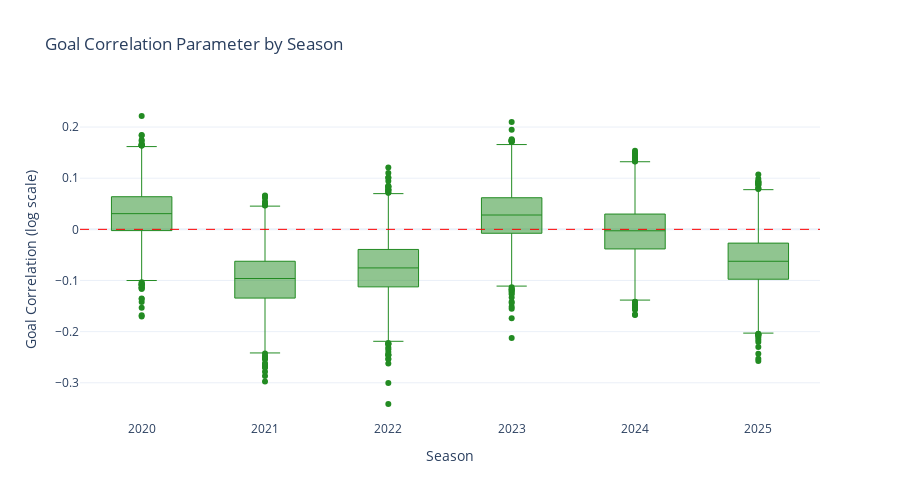

This figure's notebook cell:
### Code cell
fig_kappa = go.Figure()

for year in seasons:
    year_data = df_all[df_all["year"] == year]["correlation_strength"]
    fig_kappa.add_trace(
        go.Box(
            y=year_data,
            name=str(year),
            boxmean=False,
            marker_color="forestgreen",
            line_width=1,
        )
    )

fig_kappa.update_layout(
    title="Goal Correlation Parameter by Season",
    yaxis_title="Goal Correlation (log scale)",
    xaxis_title="Season",
    template="plotly_white",
    height=500,
    width=900,
    showlegend=False,
)
fig_kappa.add_hline(y=0, line_dash="dash", line_color="red", line_width=1)
fig_kappa.show()

fig_kappa.write_image("../figures/correlation_strength_comparison.png", scale=2)

### Figure 1 — Plotly figure (JSON) as saved in the notebook; plotly's stock layout.template omitted (floating-point values rounded to 4 significant figures; data arrays with more than 128 entries replaced by an {"elided": "..."} marker saying what was removed)
{"data": [{"boxmean": false, "line": {"width": 1}, "marker": {"color": "forestgreen"}, "name": "2020", "type": "box", "y": {"elided": "4000 float values"}}, {"boxmean": false, "line": {"width": 1}, "marker": {"color": "forestgreen"}, "name": "2021", "type": "box", "y": {"elided": "4000 float values"}}, {"boxmean": false, "line": {"width": 1}, "marker": {"color": "forestgreen"}, "name": "2022", "type": "box", "y": {"elided": "4000 float values"}}, {"boxmean": false, "line": {"width": 1}, "marker": {"color": "forestgreen"}, "name": "2023", "type": "box", "y": {"elided": "4000 float values"}}, {"boxmean": false, "line": {"width": 1}, "marker": {"color": "forestgreen"}, "name": "2024", "type": "box", "y": {"elided": "4000 float values"}}, {"boxmean": false, "line": {"width": 1}, "marker": {"color": "forestgreen"}, "name": "2025", "type": "box", "y": {"elided": "4000 float values"}}], "layout": {"height": 500, "shapes": [{"line": {"color": "red", "dash": "dash", "width": 1}, "type": "line", "x0": 0, "x1": 1, "xref": "x domain", "y0": 0, "y1": 0, "yref": "y"}], "showlegend": false, "title": {"text": "Goal Correlation Parameter by Season"}, "width": 900, "xaxis": {"title": {"text": "Season"}}, "yaxis": {"title": {"text": "Goal Correlation (log scale)"}}}}
